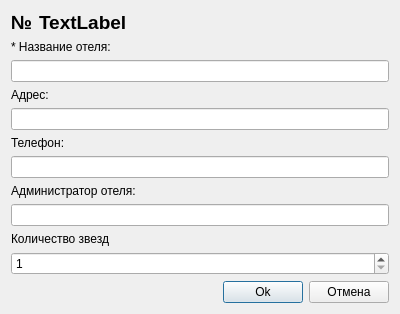
<?xml version="1.0" encoding="UTF-8"?>
<ui version="4.0">
 <class>HotelsEditDialog</class>
 <widget class="QDialog" name="HotelsEditDialog">
  <property name="geometry">
   <rect>
    <x>0</x>
    <y>0</y>
    <width>400</width>
    <height>301</height>
   </rect>
  </property>
  <property name="windowTitle">
   <string>Добавление/Изменение данных</string>
  </property>
  <layout class="QGridLayout" name="gridLayout">
   <item row="0" column="0">
    <layout class="QHBoxLayout" name="horizontalLayout_2">
     <item>
      <widget class="QLabel" name="label_0">
       <property name="font">
        <font>
         <pointsize>14</pointsize>
         <weight>75</weight>
         <bold>true</bold>
        </font>
       </property>
       <property name="text">
        <string>№</string>
       </property>
      </widget>
     </item>
     <item>
      <widget class="QLabel" name="label_1">
       <property name="font">
        <font>
         <pointsize>14</pointsize>
         <weight>75</weight>
         <bold>true</bold>
        </font>
       </property>
       <property name="text">
        <string>TextLabel</string>
       </property>
      </widget>
     </item>
     <item>
      <spacer name="horizontalSpacer">
       <property name="orientation">
        <enum>Qt::Horizontal</enum>
       </property>
       <property name="sizeHint" stdset="0">
        <size>
         <width>40</width>
         <height>20</height>
        </size>
       </property>
      </spacer>
     </item>
    </layout>
   </item>
   <item row="1" column="0">
    <layout class="QVBoxLayout" name="verticalLayout">
     <item>
      <widget class="QLabel" name="label_2">
       <property name="text">
        <string>* Название отеля:</string>
       </property>
      </widget>
     </item>
     <item>
      <widget class="QLineEdit" name="leField1"/>
     </item>
     <item>
      <widget class="QLabel" name="label_3">
       <property name="text">
        <string>Адрес:</string>
       </property>
      </widget>
     </item>
     <item>
      <widget class="QLineEdit" name="leField2"/>
     </item>
     <item>
      <widget class="QLabel" name="label_4">
       <property name="text">
        <string>Телефон:</string>
       </property>
      </widget>
     </item>
     <item>
      <widget class="QLineEdit" name="leField3"/>
     </item>
     <item>
      <widget class="QLabel" name="label_5">
       <property name="text">
        <string>Администратор отеля:</string>
       </property>
      </widget>
     </item>
     <item>
      <widget class="QLineEdit" name="leField4"/>
     </item>
     <item>
      <widget class="QLabel" name="label">
       <property name="text">
        <string>Количество звезд</string>
       </property>
      </widget>
     </item>
     <item>
      <widget class="QSpinBox" name="sbField5">
       <property name="minimum">
        <number>1</number>
       </property>
       <property name="maximum">
        <number>10</number>
       </property>
      </widget>
     </item>
    </layout>
   </item>
   <item row="2" column="0">
    <layout class="QHBoxLayout" name="horizontalLayout">
     <item>
      <spacer name="horizontalSpacer_2">
       <property name="orientation">
        <enum>Qt::Horizontal</enum>
       </property>
       <property name="sizeHint" stdset="0">
        <size>
         <width>40</width>
         <height>20</height>
        </size>
       </property>
      </spacer>
     </item>
     <item>
      <widget class="QPushButton" name="pbOk">
       <property name="text">
        <string>Ok</string>
       </property>
      </widget>
     </item>
     <item>
      <widget class="QPushButton" name="pbCancel">
       <property name="text">
        <string>Отмена</string>
       </property>
      </widget>
     </item>
    </layout>
   </item>
  </layout>
 </widget>
 <resources/>
 <connections/>
</ui>
